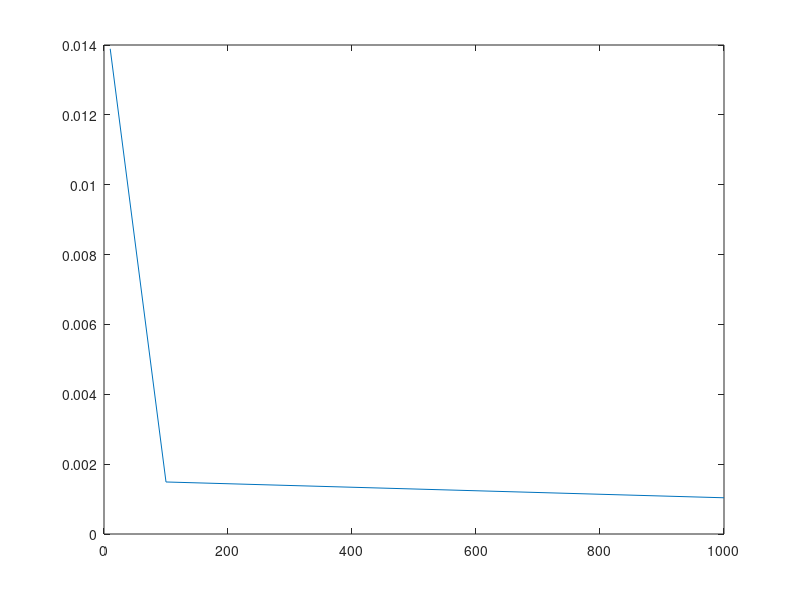

The MATLAB source for this figure:
%Assinment 1
function result = probability_and_parameter_estimation()
sigma = [0.3 0.2 ; 0.2 0.2];
mu = [1.0 1.0];
N = 100;
x = Q1(sigma, mu, N);
%Q2(mu, x, N);
Q3(x);
%Q4(x);
Q5();
result = 'indet lige nu'
end

%Questian 1.1

function x = Q1(sigma, mu, N)
L = chol(sigma);
z = randn(N,2);
x = repmat(mu,N,1) + z*L;
scatter(x(:,1),x(:,2));
end

%questian 1.2
function muml = Q2(mu,x, N)
muml = sum(x)/N;
con = sum(x-repmat(muml,N,1))/(N-1);
quantify = sqrt((mu(1)-muml(1))^2+(mu(2)-muml(2))^2);

%scatter(muml(1),numl(2));
end

%questian 1.3
function k = Q3(x)
nbin = 13;
hist(x(:,1),nbin);
%hist(x(:,2),nbin);
k = 0;
end

%questian 1.4
function k = Q4(x)
nbin = [20, 20];
hist3(x, nbin);
k = 0;
end

%questian 1.5
function k = Q5()
absdif = zeros(3,1);
lambda = 1.5;
mu_y = 1/lambda;
for p = 1:3
    L = 10  
    L = L^p;
    y = -lambda^(-1)*log(1-rand(L,1000));
    yhat = mean(mean(y,1),2);
    absdif(p,1) = abs(mu_y - yhat);
end
plot([10;100;1000],absdif)
k = 0;
end